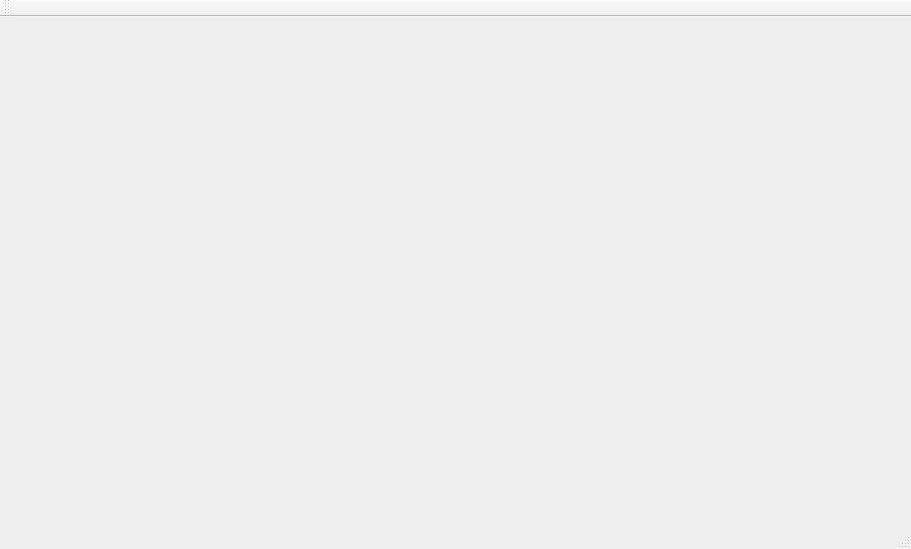
<?xml version="1.0" encoding="UTF-8"?>
<ui version="4.0">
 <class>MainWindow</class>
 <widget class="QMainWindow" name="MainWindow">
  <property name="geometry">
   <rect>
    <x>0</x>
    <y>0</y>
    <width>911</width>
    <height>549</height>
   </rect>
  </property>
  <property name="windowTitle">
   <string>MainWindow</string>
  </property>
  <widget class="QWidget" name="centralWidget"/>
  <widget class="QMenuBar" name="menuBar">
   <property name="geometry">
    <rect>
     <x>0</x>
     <y>0</y>
     <width>911</width>
     <height>26</height>
    </rect>
   </property>
  </widget>
  <widget class="QToolBar" name="mainToolBar">
   <attribute name="toolBarArea">
    <enum>TopToolBarArea</enum>
   </attribute>
   <attribute name="toolBarBreak">
    <bool>false</bool>
   </attribute>
  </widget>
  <widget class="QStatusBar" name="statusBar"/>
 </widget>
 <layoutdefault spacing="6" margin="11"/>
 <resources/>
 <connections/>
</ui>
